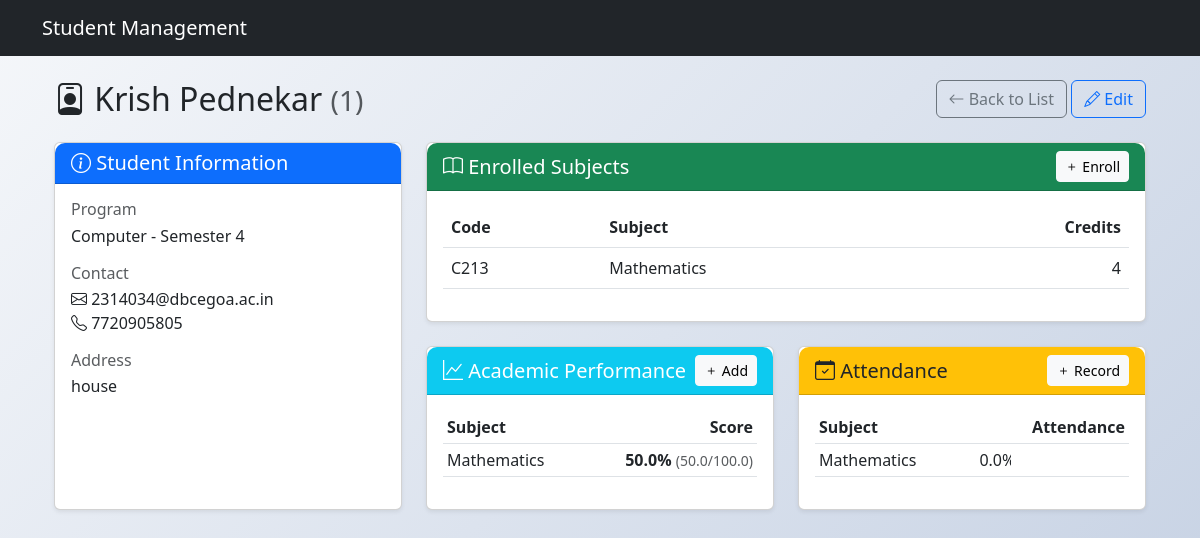
Screenshot of /students/1 with the database file from the repository.
### app.py (models this page shows, shortened)
class Student(db.Model):
    id = db.Column(db.Integer, primary_key=True)
    student_id = db.Column(db.String(20), unique=True, nullable=False)
    first_name = db.Column(db.String(100), nullable=False)
    last_name = db.Column(db.String(100), nullable=False)
    email = db.Column(db.String(120), unique=True, nullable=False)
    phone = db.Column(db.String(15))
    address = db.Column(db.Text)
    program = db.Column(db.String(100), nullable=False)
    semester = db.Column(db.Integer, nullable=False)
    enrollments = db.relationship('Enrollment', backref='student', lazy=True)
    marks = db.relationship('Mark', backref='student', lazy=True)
    attendances = db.relationship('Attendance', backref='student', lazy=True)

class Enrollment(db.Model):
    id = db.Column(db.Integer, primary_key=True)
    student_id = db.Column(db.Integer, db.ForeignKey('student.id'), nullable=False)
    subject_id = db.Column(db.Integer, db.ForeignKey('subject.id'), nullable=False)
    enrollment_date = db.Column(db.Date, default=datetime.utcnow)
    subject = db.relationship('Subject', backref='enrollments')

class Subject(db.Model):
    id = db.Column(db.Integer, primary_key=True)
    code = db.Column(db.String(20), unique=True, nullable=False)
    name = db.Column(db.String(100), nullable=False)
    credits = db.Column(db.Integer, nullable=False)

class Mark(db.Model):
    id = db.Column(db.Integer, primary_key=True)
    student_id = db.Column(db.Integer, db.ForeignKey('student.id'), nullable=False)
    subject_id = db.Column(db.Integer, db.ForeignKey('subject.id'), nullable=False)
    marks = db.Column(db.Float, nullable=False)
    max_marks = db.Column(db.Float, nullable=False, default=100)
    exam_date = db.Column(db.Date, default=datetime.utcnow)
    subject = db.relationship('Subject', backref='marks')

### app.py (the view)
@app.route('/students/<int:id>')
def view_student(id):
    student = Student.query.get_or_404(id)
    enrollments = Enrollment.query.filter_by(student_id=id).all()
    marks = Mark.query.filter_by(student_id=id).all()
    attendance = Attendance.query.filter_by(student_id=id).all()
    attendance_stats = {}
    for enrollment in enrollments:
        total = Attendance.query.filter_by(
            student_id=id,
            subject_id=enrollment.subject_id
        ).count()
        present = Attendance.query.filter_by(
            student_id=id,
            subject_id=enrollment.subject_id,
            status='Present'
        ).count()
        attendance_stats[enrollment.subject_id] = {
            'name': enrollment.subject.name,
            'percentage': (present/total)*100 if total > 0 else 0
        }
    return render_template('students/view.html',
                         student=student,
                         enrollments=enrollments,
                         marks=marks,
                         attendance=attendance,
                         attendance_stats=attendance_stats,
                         datetime=datetime)

### templates/students/view.html (shortened to what this page needs)
{% extends "base.html" %}
{% block content %}
<div class="container-fluid">
    <div class="d-flex justify-content-between align-items-center mb-4">
        <h2 class="mb-0">
            <i class="bi bi-person-badge"></i> {{ student.first_name }} {{ student.last_name }}
            <small class="text-muted">({{ student.student_id }})</small>
        </h2>
        <div>
            <a href="{{ url_for('list_students') }}" class="btn btn-outline-secondary">
                <i class="bi bi-arrow-left"></i> Back to List
            </a>
            <a href="{{ url_for('edit_student', id=student.id) }}" class="btn btn-outline-primary">
                <i class="bi bi-pencil"></i> Edit
            </a>
        </div>
    </div>
    <div class="row g-4">
        <div class="col-lg-4">
            <div class="card shadow-sm h-100">
                <div class="card-header bg-primary text-white">
                    <h5 class="mb-0"><i class="bi bi-info-circle"></i> Student Information</h5>
                </div>
                <div class="card-body">
                    <div class="mb-3">
                        <h6 class="text-muted mb-1">Program</h6>
                        <p>{{ student.program }} - Semester {{ student.semester }}</p>
                    </div>
                    <div class="mb-3">
                        <h6 class="text-muted mb-1">Contact</h6>
                        <p>
                            <i class="bi bi-envelope"></i> {{ student.email }}<br>
                            <i class="bi bi-telephone"></i> {{ student.phone if student.phone else 'Not provided' }}
                        </p>
                    </div>
                    <div class="mb-3">
                        <h6 class="text-muted mb-1">Address</h6>
                        <p>{{ student.address if student.address else 'Not provided' }}</p>
                    </div>
                </div>
            </div>
        </div>
        <div class="col-lg-8">
            <div class="card shadow-sm mb-4">
                <div class="card-header bg-success text-white">
                    <div class="d-flex justify-content-between align-items-center">
                        <h5 class="mb-0"><i class="bi bi-book"></i> Enrolled Subjects</h5>
                        <a href="{{ url_for('enroll_student', id=student.id) }}" class="btn btn-sm btn-light">
                            <i class="bi bi-plus"></i> Enroll
                        </a>
                    </div>
                </div>
                <div class="card-body">
                    {% if enrollments %}
                    <div class="table-responsive">
                        <table class="table table-hover">
                            <thead>
                                <tr>
                                    <th>Code</th>
                                    <th>Subject</th>
                                    <th class="text-end">Credits</th>
                                </tr>
                            </thead>
                            <tbody>
                                {% for enrollment in enrollments %}
                                <tr>
                                    <td>{{ enrollment.subject.code }}</td>
                                    <td>{{ enrollment.subject.name }}</td>
                                    <td class="text-end">{{ enrollment.subject.credits }}</td>
                                </tr>
                                {% endfor %}
                            </tbody>
                        </table>
                    </div>
                    {% else %}
                    <div class="alert alert-info mb-0">No subjects enrolled yet.</div>
                    {% endif %}
                </div>
            </div>
            <div class="row g-4">
                <div class="col-md-6">
                    <div class="card shadow-sm h-100">
                        <div class="card-header bg-info text-white">
                            <div class="d-flex justify-content-between align-items-center">
                                <h5 class="mb-0"><i class="bi bi-graph-up"></i> Academic Performance</h5>
                                <a href="{{ url_for('manage_marks', id=student.id) }}" class="btn btn-sm btn-light">
                                    <i class="bi bi-plus"></i> Add
                                </a>
                            </div>
                        </div>
                        <div class="card-body">
                            {% if marks %}
                            <div class="table-responsive">
                                <table class="table table-sm">
                                    <thead>
                                        <tr>
                                            <th>Subject</th>
                                            <th class="text-end">Score</th>
                                        </tr>
                                    </thead>
                                    <tbody>
                                        {% for mark in marks %}
                                        <tr>
                                            <td>{{ mark.subject.name }}</td>
                                            <td class="text-end">
                                                <span class="fw-bold">{{ "%.1f"|format((mark.marks/mark.max_marks)*100) }}%</span>
                                                <small class="text-muted">({{ mark.marks }}/{{ mark.max_marks }})</small>
                                            </td>
                                        </tr>
                                        {% endfor %}
                                    </tbody>
                                </table>
                            </div>
                            {% else %}
                            <div class="alert alert-info mb-0">No marks recorded yet.</div>
                            {% endif %}
                        </div>
                    </div>
                </div>
                <div class="col-md-6">
                    <div class="card shadow-sm h-100">
                        <div class="card-header bg-warning text-dark">
                            <div class="d-flex justify-content-between align-items-center">
                                <h5 class="mb-0"><i class="bi bi-calendar-check"></i> Attendance</h5>
                                <a href="{{ url_for('manage_attendance', id=student.id) }}" class="btn btn-sm btn-light">
                                    <i class="bi bi-plus"></i> Record
                                </a>
                            </div>
                        </div>
                        <div class="card-body">
                            {% if attendance_stats %}
                            <div class="table-responsive">
                                <table class="table table-sm">
                                    <thead>
                                        <tr>
                                            <th>Subject</th>
                                            <th class="text-end">Attendance</th>
                                        </tr>
                                    </thead>
                                    <tbody>
                                        {% for subj_id, stat in attendance_stats.items() %}
                                        <tr>
                                            <td>{{ stat.name }}</td>
                                            <td class="text-end">
                                                <div class="progress-bar"
     style="--progress-width: {{ stat.percentage|round(1) }}%;
            width: calc(var(--progress-width) + 0.1%);
            min-width: 2em;">
    {{ "%.1f"|format(stat.percentage) }}%
</div>
                                            </td>
                                        </tr>
                                        {% endfor %}
                                    </tbody>
                                </table>
                            </div>
                            {% else %}
                            <div class="alert alert-info mb-0">No attendance records yet.</div>
                            {% endif %}
                        </div>
                    </div>
                </div>
            </div>
        </div>
    </div>
</div>
{% endblock %}

### templates/base.html (shortened to what this page needs)
<!DOCTYPE html>
<html lang="en">
<head>
    <link href="https://cdn.jsdelivr.net/npm/bootstrap@5.3.0/dist/css/bootstrap.min.css" rel="stylesheet">
    <link rel="stylesheet" href="https://cdn.jsdelivr.net/npm/bootstrap-icons@1.8.0/font/bootstrap-icons.css">
    <link rel="stylesheet" href="{{ url_for('static', filename='styles.css') }}">
</head>
<body>
    <nav class="navbar navbar-expand-lg navbar-dark bg-dark">
        <div class="container">
            <a class="navbar-brand" href="{{ url_for('index') }}">Student Management</a>
        </div>
    </nav>
    <div class="container mt-4">
        {% block content %}{% endblock %}
    </div>
</body>
</html>

### static/styles.css (style rules this page uses)
body { background: linear-gradient(135deg, #f5f7fa 0%, #c3cfe2 100%); min-height: 100vh; font-family: 'Segoe UI', Tahoma, Geneva, Verdana, sans-serif; }
.card-header { border-radius: 10px 10px 0 0 !important; }

### rows the page displays
Student: first_name "Krish", last_name "Pednekar", student_id "1", program "Computer", semester "4", email "2314034@dbcegoa.ac.in", phone "7720905805", address "house"
Enrollment: subject.code "C213", subject.name "Mathematics", subject.credits "4"
Mark: subject.name "Mathematics", (mark.marks/mark.max_marks)*100 "50.0", marks "50.0", max_marks "100.0"
Subject: name "Mathematics"

### other values shown
{{ "%.1f"|format(stat.percentage) }} "0.0"
